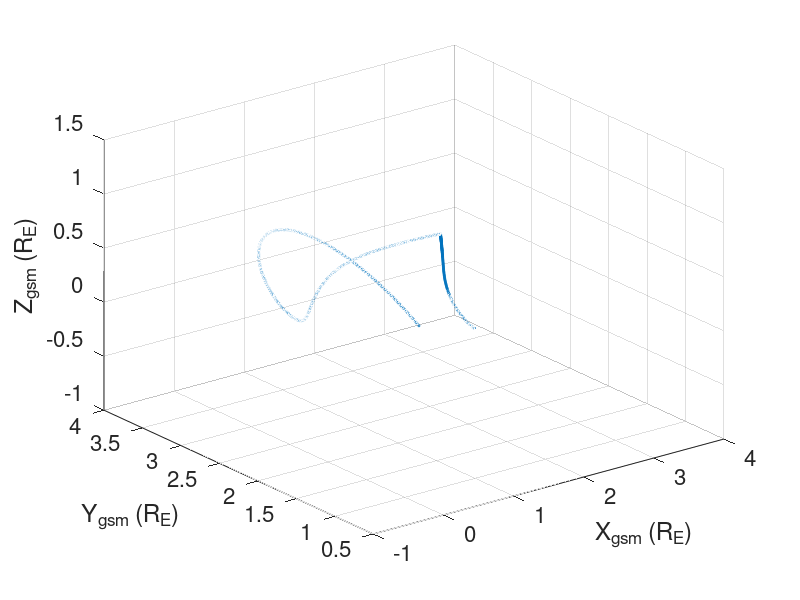
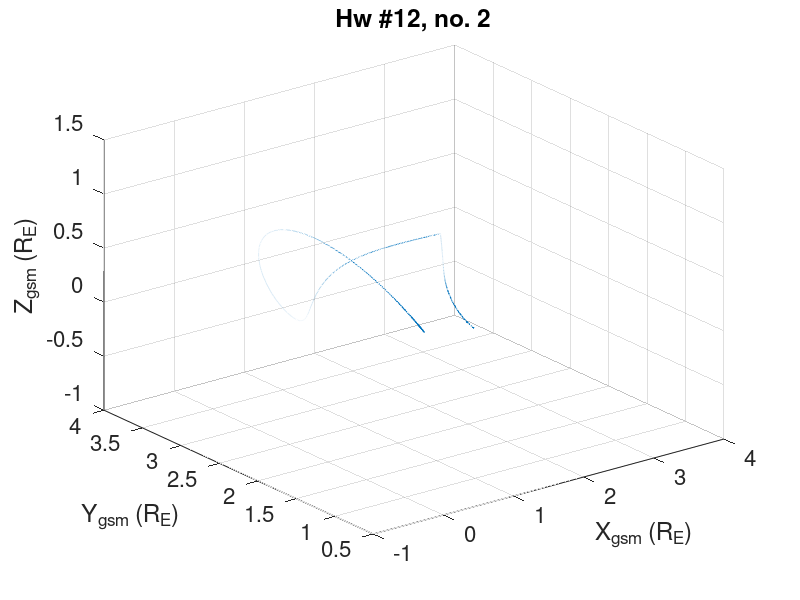

Recreate these plots in MATLAB, in order.
%%~~~~~~~~~~~~~~~~~~~~~~~~~~~~~~~~~~~~~~~~~~~~~~~~~~~~~~~~~~~~~~~~~~~~~~~~~
%%  cpp 782, hw #12, no.2
%%  
%%  a simple script for reading .txt files.


%% Header looks like:
% XGSM    YGSM   ZGSM    R    BXGSM   BYGSM   BZGSM   B
%  [Re]    [Re]   [Re]   [Re]  [nT]    [nT]   [nT]   [nT]
clear all;
fid = fopen('walker_hw12_no2.txt');
%% scan the tab-delimited file into 8 columns.
A = fscanf(fid,'%f %f %f %f %f %f %f %f',[8,inf]);
fclose(fid);


xgsm=A(1,:);
ygsm=A(2,:);
zgsm=A(3,:);
R=A(4,:);
Bxgsm=A(5,:);
Bygsm=A(6,:);
Bzgsm=A(7,:);
B=A(8,:);
clear A;

%% quick plot to show the field line.
figure(1)
scatter3(xgsm,ygsm,zgsm,2)
set(gca,'fontsize',16);
xlabel('X_{gsm} (R_{E})');
ylabel('Y_{gsm} (R_{E})');
zlabel('Z_{gsm} (R_{E})');

figure(2)
quiver3(xgsm,ygsm,zgsm,Bxgsm,Bygsm,Bzgsm,.5)
set(gca,'fontsize',16);
xlabel('X_{gsm} (R_{E})');
ylabel('Y_{gsm} (R_{E})');
zlabel('Z_{gsm} (R_{E})');
title('Hw #12, no. 2')
